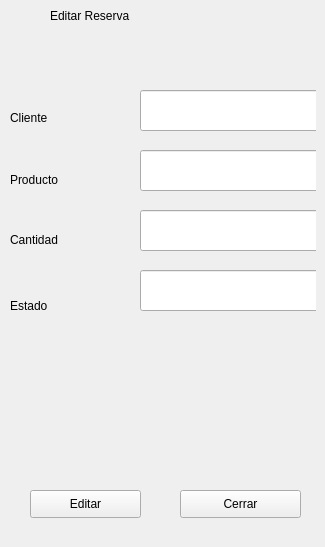
               <widget class="QWidget" name="editarR">
                <widget class="QWidget" name="widget_12" native="true">
                 <property name="geometry">
                  <rect>
                   <x>10</x>
                   <y>0</y>
                   <width>306</width>
                   <height>538</height>
                  </rect>
                 </property>
                 <widget class="QLineEdit" name="lineEdit_56">
                  <property name="geometry">
                   <rect>
                    <x>130</x>
                    <y>90</y>
                    <width>181</width>
                    <height>41</height>
                   </rect>
                  </property>
                 </widget>
                 <widget class="QLineEdit" name="lineEdit_57">
                  <property name="geometry">
                   <rect>
                    <x>130</x>
                    <y>150</y>
                    <width>181</width>
                    <height>41</height>
                   </rect>
                  </property>
                 </widget>
                 <widget class="QLineEdit" name="lineEdit_58">
                  <property name="geometry">
                   <rect>
                    <x>130</x>
                    <y>210</y>
                    <width>181</width>
                    <height>41</height>
                   </rect>
                  </property>
                 </widget>
                 <widget class="QLineEdit" name="lineEdit_59">
                  <property name="geometry">
                   <rect>
                    <x>130</x>
                    <y>270</y>
                    <width>181</width>
                    <height>41</height>
                   </rect>
                  </property>
                 </widget>
                 <widget class="QLabel" name="label_66">
                  <property name="geometry">
                   <rect>
                    <x>40</x>
                    <y>0</y>
                    <width>241</width>
                    <height>31</height>
                   </rect>
                  </property>
                  <property name="text">
                   <string>Editar Reserva</string>
                  </property>
                 </widget>
                 <widget class="QLabel" name="label_67">
                  <property name="geometry">
                   <rect>
                    <x>0</x>
                    <y>110</y>
                    <width>55</width>
                    <height>16</height>
                   </rect>
                  </property>
                  <property name="text">
                   <string>Cliente</string>
                  </property>
                 </widget>
                 <widget class="QLabel" name="label_68">
                  <property name="geometry">
                   <rect>
                    <x>0</x>
                    <y>170</y>
                    <width>91</width>
                    <height>20</height>
                   </rect>
                  </property>
                  <property name="text">
                   <string>Producto</string>
                  </property>
                 </widget>
                 <widget class="QLabel" name="label_69">
                  <property name="geometry">
                   <rect>
                    <x>0</x>
                    <y>230</y>
                    <width>91</width>
                    <height>20</height>
                   </rect>
                  </property>
                  <property name="text">
                   <string>Cantidad</string>
                  </property>
                 </widget>
                 <widget class="QLabel" name="label_70">
                  <property name="geometry">
                   <rect>
                    <x>0</x>
                    <y>290</y>
                    <width>91</width>
                    <height>31</height>
                   </rect>
                  </property>
                  <property name="text">
                   <string>Estado</string>
                  </property>
                 </widget>
                 <widget class="QPushButton" name="pushButton_19">
                  <property name="geometry">
                   <rect>
                    <x>20</x>
                    <y>490</y>
                    <width>111</width>
                    <height>28</height>
                   </rect>
                  </property>
                  <property name="text">
                   <string>Editar</string>
                  </property>
                  <property name="icon">
                   <iconset>
                    <normaloff>img/editar.png</normaloff>img/editar.png</iconset>
                  </property>
                  <property name="iconSize">
                   <size>
                    <width>28</width>
                    <height>28</height>
                   </size>
                  </property>
                 </widget>
                 <widget class="QPushButton" name="pushButton_20">
                  <property name="geometry">
                   <rect>
                    <x>170</x>
                    <y>490</y>
                    <width>121</width>
                    <height>28</height>
                   </rect>
                  </property>
                  <property name="text">
                   <string>Cerrar</string>
                  </property>
                  <property name="icon">
                   <iconset>
                    <normaloff>img/cancelar.png</normaloff>img/cancelar.png</iconset>
                  </property>
                  <property name="iconSize">
                   <size>
                    <width>28</width>
                    <height>28</height>
                   </size>
                  </property>
                 </widget>
                </widget>
               </widget>
